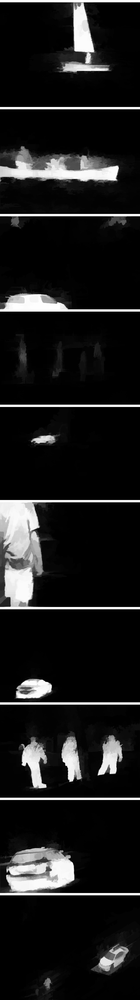
%> input picture createfig/soafimg.png, 140 x 1000 px, shrunk from 600 x 4300 before the run
$ octave main_3.m   (GNU Octave 9; MATLAB toolbox functions it lacks are replaced by stand-ins)
%> lines starting %> are read from the running program, lines starting %| are printed output that depends on the picture; in (x1, y1, x2, y2) boxes, pixels count from 0 and x2, y2 are one past the last pixel; in counts of white or black regions, pixels touching at a corner belong together; the program's own positions count from 1
### config/config_tool.m
[a,b,c] = fileparts(mfilename('fullpath')) ;
[a,b,c] = fileparts(a);
root = a ;

addpath(fullfile(root,'function'));
addpath(fullfile(root,'gmm'));
addpath(fullfile(root,'segmentation'));
addpath(fullfile(root,'segmentation_test'));
addpath(fullfile(root,'FelzenSegment'));


if systemJudge() == 1
%    addpath('~/projects/imageprocessing/common');
%    addpath('~/projects/imageprocessing/common_c');

    addpath('/data/projects/matrix/common_c');
    addpath('/data/projects/matrix/common');
    addpath('/data/projects/matrix/parallel_computing/function/');
    addpath('~/libs/SLIC_mex');
    run('~/libs/vlfeat-0.9.20/toolbox/vl_setup');

    addpath('~/libs/mexopencv/');
    addpath('~/libs/mexopencv/opencv_contrib/');
    addpath('~/libs/mexopencv/test/');
else

    if exist('E:') == 0
        addpath('D:\projects\matrix\imageprocessing\common');
        addpath('D:\projects\matrix\imageprocessing\common_c');
        addpath('D:\tools\SLIC_mex');
        run('D:\tools\vlfeat-0.9.20-bin\vlfeat-0.9.20\toolbox\vl_setup');
    else
        addpath('E:\projects\matrix\imageprocessing\common');
        addpath('E:\projects\matrix\imageprocessing\common_c');
        addpath('E:\tools\SLIC_mex');
        run('E:\tools\vlfeat-0.9.18-bin\vlfeat-0.9.18\toolbox\vl_setup');
    end
end

### createfig/main_3.m
clear all
close all
clc

run('../config/config_tool');
%> (this line was passed over: systemJudge is not available in this run)

img = double(imread('soafimg.png'));
%> img: size 1000x140 double; min 0, max 255, mean 27.8; mean of the top-left, top-right, bottom-left and bottom-right quarters 22.9, 20.8, 51.8, 15.9

index = img == 255;
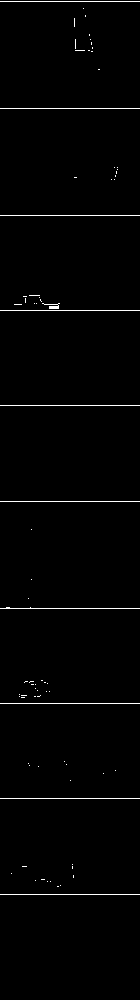
%> index: size 1000x140 logical; 1.2% white in thin lines or dots, all inside (x1, y1, x2, y2) = (0, 1, 140, 895)
img(index) = 0;
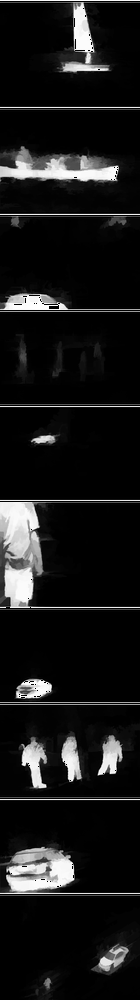
%> img: size 1000x140 double; min 0, max 254, mean 24.9

%> (the run ends here)
